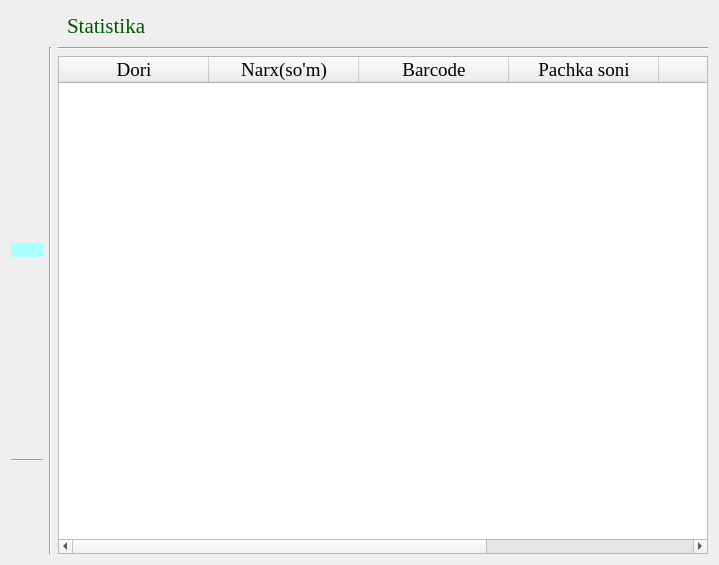
<?xml version="1.0" encoding="UTF-8"?>
<ui version="4.0">
 <class>Form</class>
 <widget class="QWidget" name="Form">
  <property name="geometry">
   <rect>
    <x>0</x>
    <y>0</y>
    <width>719</width>
    <height>565</height>
   </rect>
  </property>
  <property name="windowTitle">
   <string>Statistika</string>
  </property>
  <layout class="QVBoxLayout" name="verticalLayout">
   <item>
    <layout class="QHBoxLayout" name="horizontalLayout_2" stretch="1,1,10">
     <item>
      <spacer name="horizontalSpacer">
       <property name="orientation">
        <enum>Qt::Horizontal</enum>
       </property>
       <property name="sizeHint" stdset="0">
        <size>
         <width>40</width>
         <height>20</height>
        </size>
       </property>
      </spacer>
     </item>
     <item>
      <widget class="QLabel" name="label">
       <property name="minimumSize">
        <size>
         <width>0</width>
         <height>30</height>
        </size>
       </property>
       <property name="font">
        <font>
         <family>Times New Roman</family>
         <pointsize>16</pointsize>
        </font>
       </property>
       <property name="styleSheet">
        <string notr="true">color: rgb(0, 85, 0);</string>
       </property>
       <property name="text">
        <string>Statistika</string>
       </property>
      </widget>
     </item>
     <item>
      <spacer name="horizontalSpacer_4">
       <property name="orientation">
        <enum>Qt::Horizontal</enum>
       </property>
       <property name="sizeHint" stdset="0">
        <size>
         <width>40</width>
         <height>20</height>
        </size>
       </property>
      </spacer>
     </item>
    </layout>
   </item>
   <item>
    <layout class="QHBoxLayout" name="horizontalLayout_5">
     <item>
      <layout class="QHBoxLayout" name="horizontalLayout">
       <item>
        <layout class="QVBoxLayout" name="verticalLayout_4" stretch="2,2,0,2,2,2,2,1,2">
         <item>
          <widget class="QPushButton" name="pushButton_12">
           <property name="styleSheet">
            <string notr="true">border:none;</string>
           </property>
           <property name="text">
            <string/>
           </property>
           <property name="icon">
            <iconset resource="resource.qrc">
             <normaloff>:/png/image/clarity_storage-line.png</normaloff>:/png/image/clarity_storage-line.png</iconset>
           </property>
           <property name="iconSize">
            <size>
             <width>40</width>
             <height>40</height>
            </size>
           </property>
          </widget>
         </item>
         <item>
          <widget class="QPushButton" name="pushButton_13">
           <property name="styleSheet">
            <string notr="true">border:none;
border-radius:20px;</string>
           </property>
           <property name="text">
            <string/>
           </property>
           <property name="icon">
            <iconset resource="resource.qrc">
             <normaloff>:/png/image/flat-color-icons_sales-performance.png</normaloff>:/png/image/flat-color-icons_sales-performance.png</iconset>
           </property>
           <property name="iconSize">
            <size>
             <width>40</width>
             <height>40</height>
            </size>
           </property>
          </widget>
         </item>
         <item>
          <widget class="QPushButton" name="pushButton_14">
           <property name="styleSheet">
            <string notr="true">border:none;
border-radius:20px;</string>
           </property>
           <property name="text">
            <string/>
           </property>
           <property name="icon">
            <iconset resource="resource.qrc">
             <normaloff>:/png/image/icons8_buy.png</normaloff>:/png/image/icons8_buy.png</iconset>
           </property>
           <property name="iconSize">
            <size>
             <width>40</width>
             <height>40</height>
            </size>
           </property>
          </widget>
         </item>
         <item>
          <widget class="QPushButton" name="pushButton_15">
           <property name="styleSheet">
            <string notr="true">border:none;
border-radius:20px;

background-color: rgb(170, 255, 255);</string>
           </property>
           <property name="text">
            <string/>
           </property>
           <property name="icon">
            <iconset resource="resource.qrc">
             <normaloff>:/png/image/Group 93.png</normaloff>:/png/image/Group 93.png</iconset>
           </property>
           <property name="iconSize">
            <size>
             <width>40</width>
             <height>40</height>
            </size>
           </property>
          </widget>
         </item>
         <item>
          <widget class="QPushButton" name="pushButton_16">
           <property name="styleSheet">
            <string notr="true">border:none;
border-radius:20px;</string>
           </property>
           <property name="text">
            <string/>
           </property>
           <property name="icon">
            <iconset resource="resource.qrc">
             <normaloff>:/png/image/icon-park_history-query.png</normaloff>:/png/image/icon-park_history-query.png</iconset>
           </property>
           <property name="iconSize">
            <size>
             <width>40</width>
             <height>40</height>
            </size>
           </property>
          </widget>
         </item>
         <item>
          <widget class="QPushButton" name="pushButton_17">
           <property name="styleSheet">
            <string notr="true">border:none;
border-radius:20px;</string>
           </property>
           <property name="text">
            <string/>
           </property>
           <property name="icon">
            <iconset resource="resource.qrc">
             <normaloff>:/png/image/emojione-monotone_construction-worker.png</normaloff>:/png/image/emojione-monotone_construction-worker.png</iconset>
           </property>
           <property name="iconSize">
            <size>
             <width>40</width>
             <height>40</height>
            </size>
           </property>
          </widget>
         </item>
         <item>
          <widget class="QPushButton" name="pushButton_19">
           <property name="styleSheet">
            <string notr="true">border:none;</string>
           </property>
           <property name="text">
            <string/>
           </property>
           <property name="icon">
            <iconset resource="resource.qrc">
             <normaloff>:/png/image/fluent_history-20-filled.png</normaloff>:/png/image/fluent_history-20-filled.png</iconset>
           </property>
           <property name="iconSize">
            <size>
             <width>40</width>
             <height>40</height>
            </size>
           </property>
          </widget>
         </item>
         <item>
          <widget class="Line" name="line_4">
           <property name="orientation">
            <enum>Qt::Horizontal</enum>
           </property>
          </widget>
         </item>
         <item>
          <widget class="QPushButton" name="pushButton_20">
           <property name="styleSheet">
            <string notr="true">border:none;
border-radius:20px;</string>
           </property>
           <property name="text">
            <string/>
           </property>
           <property name="icon">
            <iconset resource="resource.qrc">
             <normaloff>:/png/image/image.png</normaloff>:/png/image/image.png</iconset>
           </property>
           <property name="iconSize">
            <size>
             <width>40</width>
             <height>40</height>
            </size>
           </property>
          </widget>
         </item>
        </layout>
       </item>
       <item>
        <widget class="Line" name="line_2">
         <property name="maximumSize">
          <size>
           <width>20</width>
           <height>16777215</height>
          </size>
         </property>
         <property name="font">
          <font>
           <family>MS Shell Dlg 2</family>
           <pointsize>14</pointsize>
           <weight>50</weight>
           <italic>false</italic>
           <bold>false</bold>
           <underline>false</underline>
           <strikeout>false</strikeout>
          </font>
         </property>
         <property name="styleSheet">
          <string notr="true">font: 14pt &quot;MS Shell Dlg 2&quot;;</string>
         </property>
         <property name="orientation">
          <enum>Qt::Vertical</enum>
         </property>
        </widget>
       </item>
      </layout>
     </item>
     <item>
      <layout class="QVBoxLayout" name="verticalLayout_2">
       <item>
        <widget class="Line" name="line_3">
         <property name="orientation">
          <enum>Qt::Horizontal</enum>
         </property>
        </widget>
       </item>
       <item>
        <widget class="QTableWidget" name="tableWidget">
         <property name="font">
          <font>
           <family>Times New Roman</family>
           <pointsize>14</pointsize>
          </font>
         </property>
         <property name="gridStyle">
          <enum>Qt::SolidLine</enum>
         </property>
         <property name="rowCount">
          <number>0</number>
         </property>
         <attribute name="horizontalHeaderMinimumSectionSize">
          <number>60</number>
         </attribute>
         <attribute name="horizontalHeaderDefaultSectionSize">
          <number>150</number>
         </attribute>
         <attribute name="verticalHeaderDefaultSectionSize">
          <number>40</number>
         </attribute>
         <column>
          <property name="text">
           <string>Dori</string>
          </property>
         </column>
         <column>
          <property name="text">
           <string>Narx(so'm)</string>
          </property>
         </column>
         <column>
          <property name="text">
           <string>Barcode</string>
          </property>
         </column>
         <column>
          <property name="text">
           <string>Pachka soni</string>
          </property>
         </column>
         <column>
          <property name="text">
           <string>Soni</string>
          </property>
         </column>
         <column>
          <property name="text">
           <string>Xaridorgir</string>
          </property>
         </column>
        </widget>
       </item>
      </layout>
     </item>
    </layout>
   </item>
  </layout>
 </widget>
 <resources>
  <include location="resource.qrc"/>
 </resources>
 <connections/>
</ui>
